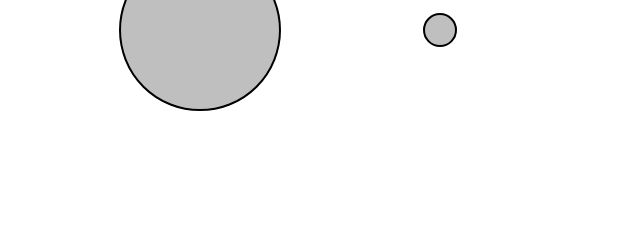
Frame 1 (no input)
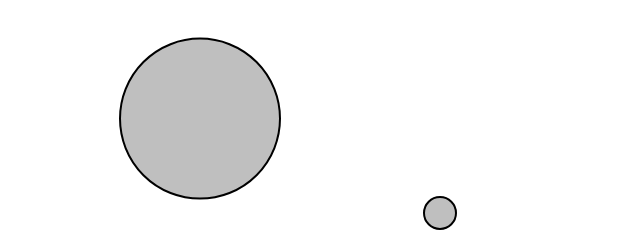
Frame 60 (no input)
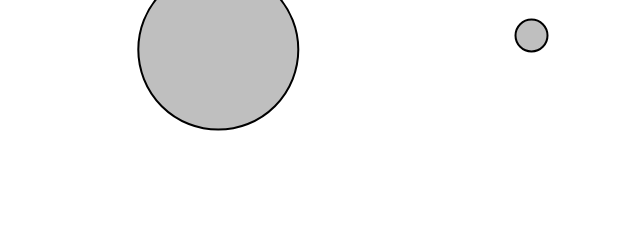
Frame 120 (the mouse pressed at the canvas centre since frame 60)

The p5.js sketch that drew these frames (run headless with seeded random() and noise() and a simulated clock; from frame 60 on, the mouse is pressed at the canvas centre):

// p5.js sketch
// ── sketch.js
// The Nature of Code
// Daniel Shiffman
// http://natureofcode.com

let moverA;
let moverB;

function setup() {
  createCanvas(640, 240);
  // A large Mover on the left side of the window
  moverA = new Mover(200, 30, 10);
  // A smaller Mover on the right side of the window
  moverB = new Mover(440, 30, 2);
  createP("Click mouse to apply wind force.");
}

function draw() {
  background(255);

  let gravity = createVector(0, 0.1);

  let gravityA = p5.Vector.mult(gravity, moverA.mass);
  moverA.applyForce(gravityA);

  let gravityB = p5.Vector.mult(gravity, moverB.mass);
  moverB.applyForce(gravityB);

  if (mouseIsPressed) {
    let wind = createVector(0.1, 0);
    moverA.applyForce(wind);
    moverB.applyForce(wind);
  }

  moverA.update();
  moverA.show();
  moverA.checkEdges();

  moverB.update();
  moverB.show();
  moverB.checkEdges();
}

// ── mover.js
// The Nature of Code
// Daniel Shiffman
// http://natureofcode.com

class Mover {
  constructor(x, y, m) {
    this.mass = m;
    this.radius = m * 8;
    this.position = createVector(x, y);
    this.velocity = createVector(0, 0);
    this.acceleration = createVector(0, 0);
  }

  applyForce(force) {
    let f = p5.Vector.div(force, this.mass);
    this.acceleration.add(f);
  }

  update() {
    this.velocity.add(this.acceleration);
    this.position.add(this.velocity);
    this.acceleration.mult(0);
  }

  show() {
    stroke(0);
    strokeWeight(2);
    fill(127, 127);
    ellipse(this.position.x, this.position.y, this.radius * 2);
  }

  checkEdges() {
    if (this.position.x > width - this.radius) {
      this.position.x = width - this.radius;
      this.velocity.x *= -1;
    } else if (this.position.x < this.radius) {
      this.position.x = this.radius;
      this.velocity.x *= -1;
    }
    if (this.position.y > height - this.radius) {
      this.position.y = height - this.radius;
      this.velocity.y *= -1;
    }
  }

}
